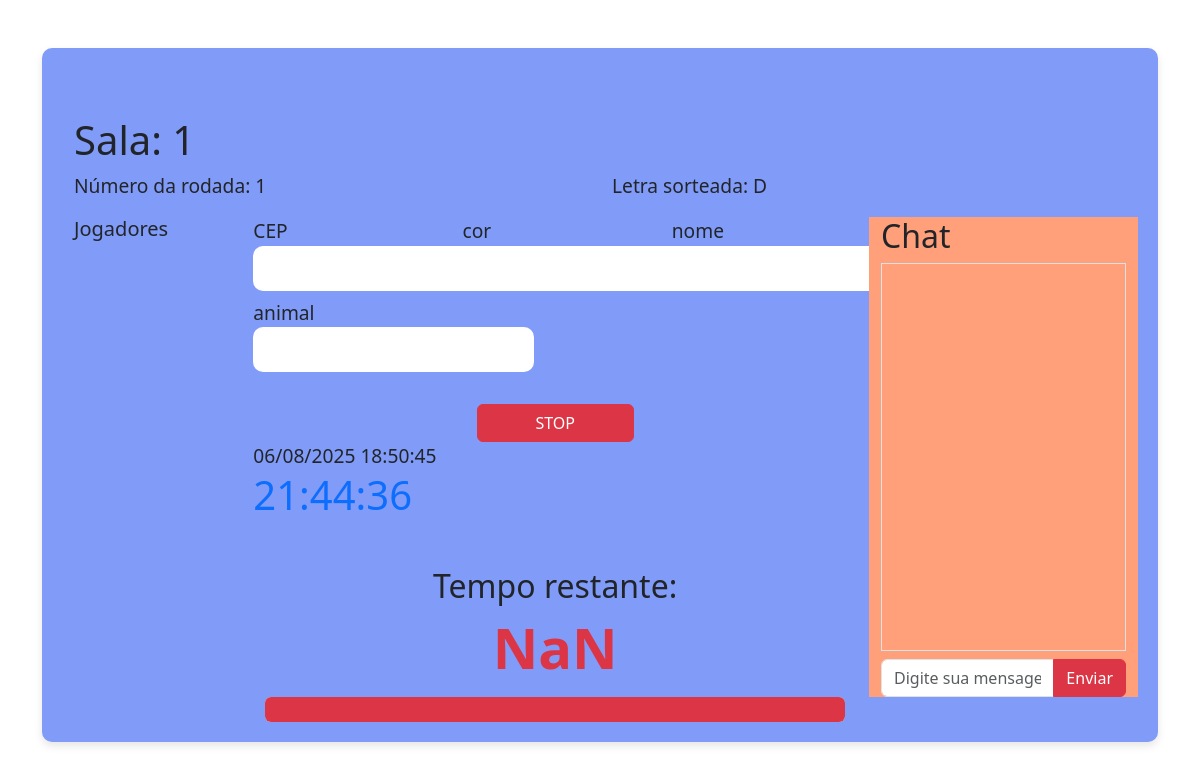
Page /sala/1 on the committed database.
### app.py (models this page shows, shortened)
class Sala(db.Model):
    id = db.Column(db.Integer, primary_key=True)
    numero_rodadas = db.Column(db.Integer, nullable=False)
    rodadas = db.relationship('Rodada', backref='sala', lazy=True)
    temas = db.relationship('Tema', secondary='sala_tema', backref='salas', lazy=True)
    tempo = db.Column(db.Integer, nullable=False)
    jogadores = db.relationship('Jogador', secondary='sala_jogador', backref='salas', lazy=True)
    letras = db.relationship('Letras', secondary='sala_letras', backref='salas', lazy=True)
    numero_jogadores = db.Column(db.Integer, nullable=False)
    senha = db.Column(db.String(120), nullable=True)
    finalizado = db.Column(db.Boolean, default=False)
    data_criacao = db.Column(db.DateTime, nullable=False, default=db.func.current_timestamp())
    data_inicio = db.Column(db.DateTime, nullable=True)
    rodada_atual = db.Column(db.Integer, nullable=False, default=0)

class Rodada(db.Model):
    id = db.Column(db.Integer, primary_key=True)
    numero = db.Column(db.Integer, nullable=False)
    sala_id = db.Column(db.Integer, db.ForeignKey('sala.id'), nullable=False)
    letra_id = db.Column(db.ForeignKey('letras.id'), nullable=False)
    letra = db.relationship('Letras', backref='rodadas', lazy=True)
    data_inicio = db.Column(db.DateTime, nullable=True)
    data_fim = db.Column(db.DateTime, nullable=True)

class Letras(db.Model):
    id = db.Column(db.Integer, primary_key=True)
    letra = db.Column(db.String(1), nullable=False)

class Tema(db.Model):
    id = db.Column(db.Integer, primary_key=True)
    nome = db.Column(db.String(50), nullable=False)

### app.py (the view)
@app.route('/sala/<int:sala_id>')
def sala(sala_id):
    sala = Sala.query.get_or_404(sala_id)
    rodada_atual = Rodada.query.filter_by(sala_id=sala.id, numero=sala.rodada_atual).first()
    data_inicio_brl = datetime_to_brl(rodada_atual.data_inicio) if rodada_atual and rodada_atual.data_inicio else None
    return render_template('sala.html', sala=sala, rodadas=sala.rodadas, letras=sala.letras, temas=sala.temas, jogadores=sala.jogadores, rodada=rodada_atual,data_inicio_brl=data_inicio_brl)

### app.py (called while the page is built)
def datetime_to_brl(dt):
    return dt+timedelta(hours=-3) if dt else None

### templates/sala.html (shortened to what this page needs)
{% extends "base.html" %}
{% block content %}
{% if sala.data_inicio %}
<div class="container mt-5">
    <h1>Sala: {{ sala.id }}</h1>
    {% else %}
    <div class="container mt-5">
        <h1>Sala: {{ sala.id }}</h1>
        <p>Aguardando início do jogo...</p>
        {% endif %}
        {% if sala.data_inicio %}
        <div class="row">
            <div class="col-6">
                <p>Número da rodada: {{ rodada.numero }} </p>
            </div>
            <div class="col-6">
                <p>Letra sorteada: {{ rodada.letra.letra }}</p>
            </div>
        </div>
        {% endif %}
        <div class="row">
            <div class="col-md-2 col-lg-2">
                <h5>Jogadores</h5>
            </div>
            <div class="col-md-7 col-lg-7">
                {% if sala.data_inicio %}
                <div class="row">
                    {% for tema in temas %}
                    <div class="col-4">
                        <label for="tema_{{ tema.id }}">{{ tema.nome }}</label>
                        <input type="text" class="mb-2 input-response" id="{{ tema.nome }}" name="tema_{{ tema.id }}"
                            required>
                    </div>
                    {% endfor %}
                </div>
                <div class="row align-items-center justify-content-center">
                    <button type="submit" class="btn btn-danger mt-4 col-3">STOP</button>
                </div>
                <div>{{ data_inicio_brl.strftime('%d/%m/%Y %H:%M:%S') if rodada.data_inicio }}
                    <div id="hora" class="display-6 text-primary"></div>
                    <div class="container text-center mt-5">
                        <h2>Tempo restante:</h2>
                        <div id="timer" class="display-4 fw-bold text-danger">{{ sala.tempo }}</div>
                        <div class="progress mt-3" style="height: 25px;">
                            <div id="progress-bar" class="progress-bar bg-danger" role="progressbar"
                                style="width: 100%;" aria-valuenow="100" aria-valuemin="0" aria-valuemax="100"></div>
                        </div>
                    </div>
                </div>
                {% endif %}
            </div>
            <div class="col-md-3 col-lg-3 d-flex flex-column" style="background-color: lightsalmon; height: 60vh;">
                <div class="row">
                    <h2>Chat</h2>
                </div>
                <ul id="chat" class="flex-grow-1 overflow-auto border p-2 mb-2"></ul>
                <div class="mt-auto">
                    <div class="input-group">
                        <input id="msg" class="form-control" placeholder="Digite sua mensagem...">
                        <button type="submit" class="btn btn-danger" onclick="enviar()">Enviar</button>
                    </div>
                </div>
            </div>
            {% endblock %}

### static/style.css (style rules this page uses)
#timer { transition: transform 0.3s ease, color 0.3s ease; }
.input-response { outline: none; box-shadow: none; border-radius: 10px; height: 45px; border: none; }

### rows in the picture
Sala: id "1"
Rodada: numero "1", data_inicio "06/08/2025 18:50:45"
Letras: letra.letra "D"
Tema: nome "CEP"
Tema: nome "cor"
Tema: nome "nome"
Tema: nome "animal"
